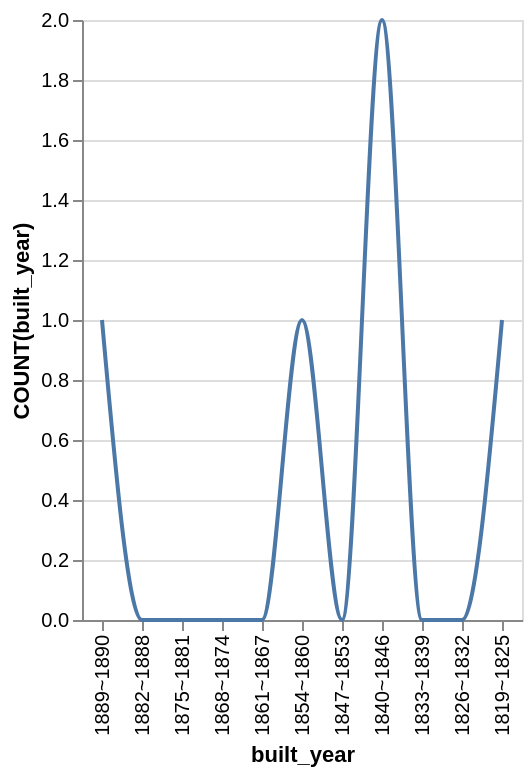

The Vega-Lite source for this figure:
### Vega-Lite specification from a JSON file in a GitHub repository (floating-point values rounded to 4 significant figures)
{"data": {"values": [{"x_data": "1889~1890", "y_data": 1}, {"x_data": "1882~1888", "y_data": 0}, {"x_data": "1875~1881", "y_data": 0}, {"x_data": "1868~1874", "y_data": 0}, {"x_data": "1861~1867", "y_data": 0}, {"x_data": "1854~1860", "y_data": 1}, {"x_data": "1847~1853", "y_data": 0}, {"x_data": "1840~1846", "y_data": 2}, {"x_data": "1833~1839", "y_data": 0}, {"x_data": "1826~1832", "y_data": 0}, {"x_data": "1819~1825", "y_data": 1}]}, "mark": {"type": "line", "interpolate": "monotone"}, "encoding": {"x": {"field": "x_data", "type": "nominal", "title": "built_year", "sort": "descending"}, "y": {"field": "y_data", "type": "quantitative", "title": "COUNT(built_year)"}}}
